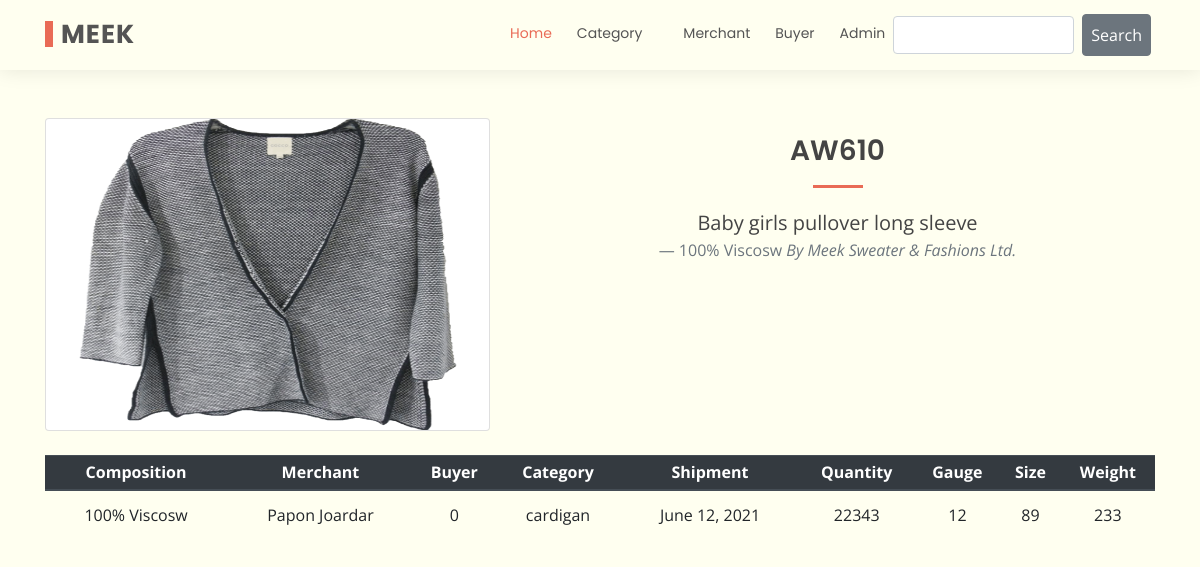
Page /product/1 on the committed database.
### product/models.py (models this page shows, shortened)
class Product(models.Model):
    product_style = models.CharField(max_length=21)
    product_composition = models.CharField(max_length=144)
    product_gauge = models.CharField(max_length=13)
    product_size = models.CharField(max_length=13)
    product_weight = models.CharField(max_length=13)
    product_moq = models.CharField(max_length=13)
    product_fob = models.CharField(max_length=13)
    product_category = models.ForeignKey(Category, on_delete=models.SET_DEFAULT, default="-")
    product_gender = models.ForeignKey(Gender, on_delete=models.SET_DEFAULT, default="-")
    product_merchant = models.ForeignKey(Merchant, on_delete=models.SET_DEFAULT, default="Admin")
    product_buyer = models.IntegerField(default=0)
    product_shipment_date = models.DateField(auto_now_add=False)
    product_quantity = models.IntegerField(default=0)
    product_image = models.ImageField(default='default.jpg', upload_to='product/pro')
    product_chart = models.ImageField(default='default.jpg', upload_to='product/chart')

### merchant/models.py (models this page shows)
class Merchant(models.Model):
    merchant_name = models.CharField(max_length=55)
    merchant_designation = models.CharField(max_length=55)
    merchant_mobile = models.CharField(max_length=21)
    merchant_email = models.EmailField()
    merchant_join_date = models.DateField(auto_now_add=False)
    merchant_image = models.ImageField(default='default.jpg', upload_to='product/merchant')
    def __str__(self):
        return self.merchant_name

### category/models.py (models this page shows)
class Category(models.Model):
    CHOICE_FIELD = (
        ('cardigan', "Cardigan"),
        ('pullover', "Pullover"),
        ('vest', "Vest")
    )
    category_name = models.CharField(choices=CHOICE_FIELD, max_length=34, null=True, blank=True)
    category_image = models.ImageField(default='default.jpg', upload_to='product/category')
    class Meta():
        verbose_name_plural = "Categories"
    def __str__(self):
        return self.category_name

### product/views.py (the view)
# urls.py: path('product/<int:id>', views.details, name='product_details'),
def details(request, id):
    product = Product.objects.get(id=id)
    return render(request, 'product/product_details.html', {'product': product})

### product/templates/product/product_details.html
{% extends 'product/master.html' %}
{% load static %}
{% block main %}
  <main id="main">
    <section id="services" class="services">
      <div class="container">
        <div class="row mt-5">
            <div class="col-lg-5 col-md-5 align-items-stretch">
                <div class="card ">
                    <img style='weight: 233pt; height: 233pt;' class='card-img-top' src="{{ product.product_image.url }}" alt="" srcset="">
                </div>
            </div>
            <div class="col-lg-7 col-md-7">
              <div class="section-title mt-3 mb-0 p-0" data-aos="fade-up">
                <h2>{{product.product_style}}</h2>
              </div>
              <blockquote class="blockquote text-center">
                <p class="mb-0">Baby girls pullover long sleeve</p>
                <footer class="blockquote-footer">{{product.product_composition}} <cite title="Source Title"> By Meek Sweater & Fashions Ltd.</cite></footer>
              </blockquote>
            </div>
        </div>
        <br>
        <table class="table">
          <thead class="thead-dark table-sm text-center">
            <tr>
              <th scope="col">Composition</th>
              <th scope="col">Merchant</th>
              <th scope="col">Buyer</th>
              <th scope="col">Category</th>
              <th scope="col">Shipment</th>
              <th scope="col">Quantity</th>
              <th scope="col">Gauge</th>
              <th scope="col">Size</th>
              <th scope="col">Weight</th>
            </tr>
          </thead>
          <tbody class='text-center'>
            <tr>
              <td>{{product.product_composition}}</td>
              <td>{{product.product_merchant}}</td>
              <td>{{product.product_buyer}}</td>
              <td>{{product.product_category}}</td>
              <td>{{product.product_shipment_date}}</td>
              <td>{{product.product_quantity}}</td>
              <td>{{product.product_gauge}}</td>
              <td>{{product.product_size}}</td>
              <td>{{product.product_weight}}</td>
            </tr>
          </tbody>
        </table>
      </div>
    </section>
  </main>
{% endblock main %}

### product/static/css/style.css (style rules this page uses)
body { font-family: "Open Sans", sans-serif; color: #444444; }
h1, h2, h3, h4, h5, h6 { font-family: "Raleway", sans-serif; }
section { padding: 0 0 80px 0; }
.section-title { text-align: center; padding-bottom: 30px; }
.section-title h2 { font-size: 28px; font-weight: 600; margin-bottom: 20px; padding-bottom: 20px; position: relative; font-family: "Poppins", sans-serif; }
.section-title h2::after { content: ''; position: absolute; display: block; width: 50px; height: 3px; background: #e96b56; bottom: 0; left: calc(50% - 25px); }

### rows in the picture
Product: product_image (picture), product_style "AW610", product_composition "100% Viscosw", product_merchant "Papon Joardar", product_buyer "0", product_category "cardigan", product_shipment_date "June 12, 2021", product_quantity "22343", product_gauge "12", product_size "89", product_weight "233"
